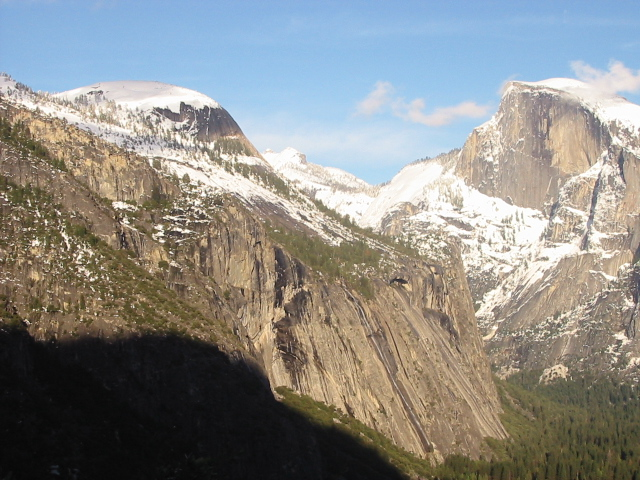
#> input picture 1.jpeg, 640 x 480 px, given in place of output.mp4, which was not available
$ python panorama2.py   (older library calls are emulated)
#> lines starting #> are read from the running program, lines starting #| are printed output that depends on the picture; pictures that were not available may be replaced by others from this repository, and a replacement may not be noted
import cv2
import numpy as np
import os
import math

# [69 lines left out: functions required_img, black_remove, image_stitching, not called in this run]


def cylindrical_warp(img,K):
    foc_len = (K[0][0] +K[1][1])/2
    cylinder = np.zeros_like(img)
    temp = np.mgrid[0:img.shape[1],0:img.shape[0]]
    x,y = temp[0],temp[1]
    # print('img p=color',img[0,0])
    theta= (x- K[0][2])/foc_len # angle theta
    h = (y-K[1][2])/foc_len # height
    p = np.array([np.sin(theta),h,np.cos(theta)])
    p = p.T
    p = p.reshape(-1,3)
    image_points = K.dot(p.T).T
    points = image_points[:,:-1]/image_points[:,[-1]]
    points = points.reshape(img.shape[0],img.shape[1],-1)
    cylinder = cv2.remap(img, (points[:, :, 0]).astype(np.float32), (points[:, :, 1]).astype(np.float32), cv2.INTER_LINEAR)
    return cylinder


cap = cv2.VideoCapture('output.mp4')
img = []
K = np.array([[807.3179989, 0, 307.83299049], [0, 804.22240703, 229.03518511], [0, 0, 1]])
while(cap.isOpened()):
    ret,frame = cap.read()
#> frame is the input picture: shape (480, 640, 3); mean B, G, R 135.4, 139.3, 139.5
    img = img + [frame]
#> img = 1 item
    cv2.imshow('frame',frame)
    if cv2.waitKey(1) & 0xff == ord('q'):
#> (key q is pressed here)
        break
cap.release()
cv2.destroyAllWindows()
print('Total Frames :',len(img))
#| Total Frames : 1
orb = cv2.ORB_create(nfeatures=75)
i = 0
img1 = img[0]
img1 = cylindrical_warp(img1,K)
#> in cylindrical_warp, `p = np.array([np.sin(theta),h,np.cos(theta)])`:
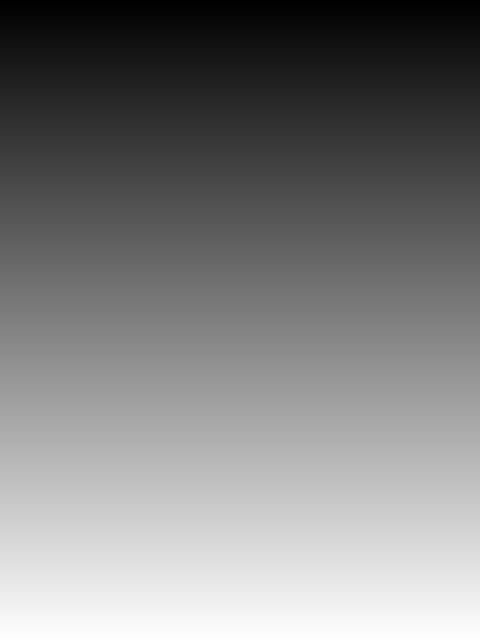
#> theta: shape (640, 480) float64; min -0.382, max 0.411, mean 0.0145; drawn with min black and max white
#> in cylindrical_warp, `cylinder = cv2.remap(img, (points[:, :, 0]).astype(np.float32), (point..`:
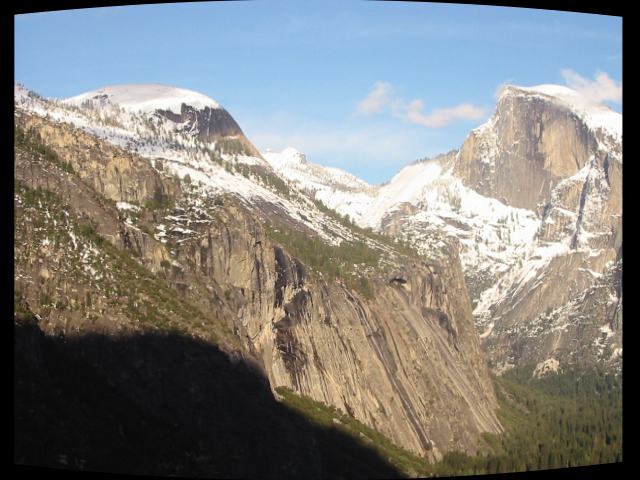
#> cylinder: shape (480, 640, 3); mean B, G, R 126.3, 129.8, 129.9
img1 = cv2.copyMakeBorder(img1,50,50,300,300, cv2.BORDER_CONSTANT)
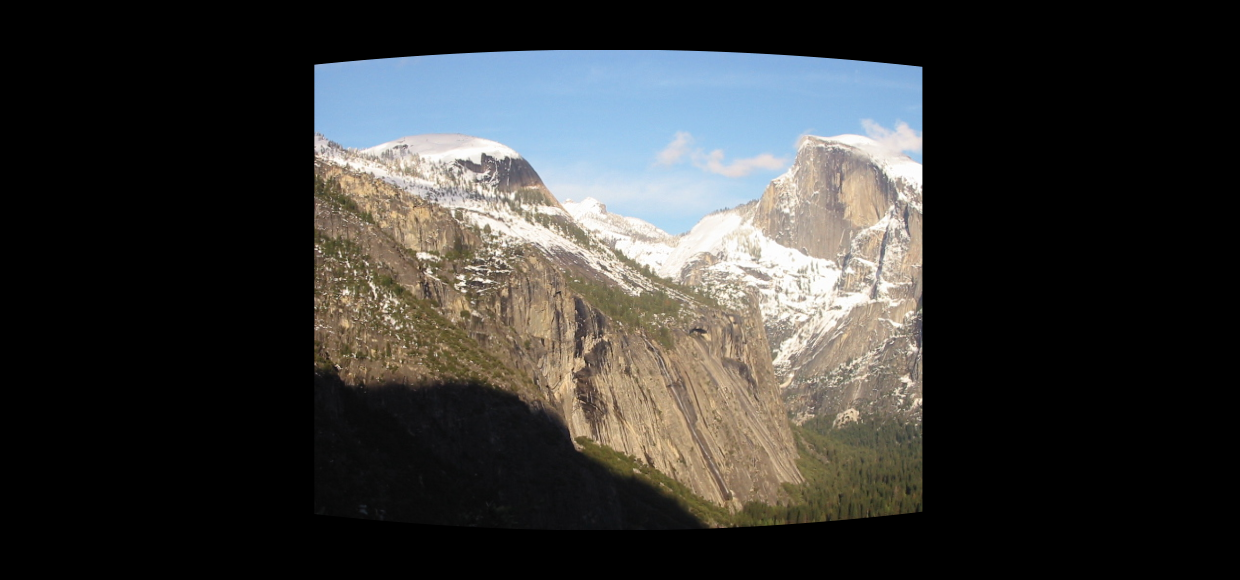
#> img1: shape (580, 1240, 3); mean B, G, R 53.9, 55.4, 55.5
canvas = np.zeros((img1.shape[0],img1.shape[1],img1.shape[2]),np.uint8)
canvas[0:img1.shape[0],0:img1.shape[1]] = img1
while i < len(img)-1:
    img2 = img[i+1]
    img2 = cylindrical_warp(img2,K)
    img2 = cv2.copyMakeBorder(img2,50,50,300,300, cv2.BORDER_CONSTANT)
    # Initiate SIFT detector
    # find the keypoints and descriptors with SIFT
    kp1, des1 = orb.detectAndCompute(img1,None)
    kp2, des2 = orb.detectAndCompute(img2,None)
    # BRUTE FORCE parameters
    bf = cv2.BFMatcher(crossCheck=False)
    matches = bf.knnMatch(des1,des2,k=2)
    pt1 = []
    pt2 = []
    good = []
    for m,n in matches:
         if m.distance < 0.7*n.distance:
             good.append(m)
    #good = sorted(good,key = lambda x:x.distance)
    #good = good[:15]
    pt1 = np.float32([kp1[m.queryIdx].pt for m in good]).reshape(-1,1,2)
    pt2 = np.float32([kp2[m.trainIdx].pt for m in good]).reshape(-1,1,2)
    pt = (pt1 - pt2)
    std = np.std(pt)
    print(i,std)
    if std > 50:
        i = i + 1
        continue
    else:

        #output = np.ones(img1.shape, dtype = 'uint8')
        M, mask = cv2.estimateAffine2D(pt1, pt2, cv2.RANSAC, ransacReprojThreshold=0.4)
        M1 = np.array([[1,0,M[0,2]],[0,1,M[1,2]]])


            #print(M1)
        stitch = image_stitching(canvas,img2,M1)
        canvas = required_img(canvas)
            # [20 lines of commented-out code are left out]
        i = i + 1
        continue
        #except:
        #    i = i + 1
        #    continue
    if 0xff == ord('q'):
        break
#> this loop made 0 passes
#> after the loop, i = 0
#> (the run stopped early here; a loop or call above may not have finished)

$ run again, on 2.jpeg
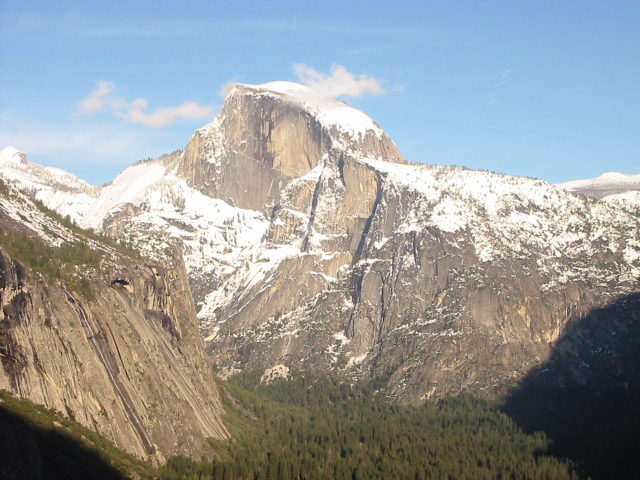
#> input picture 2.jpeg, 640 x 480 px, given in place of output.mp4, which was not available
#> frame is the input picture: shape (480, 640, 3); mean B, G, R 155.6, 155.5, 151.7
#> img = 1 item
#| Total Frames : 1
#> in cylindrical_warp, `cylinder = cv2.remap(img, (points[:, :, 0]).astype(np.float32), (point..`:
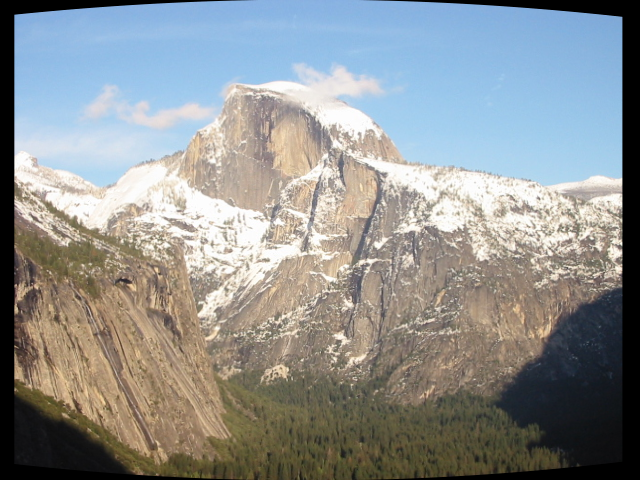
#> cylinder: shape (480, 640, 3); mean B, G, R 145, 145.2, 141.9
#> `img1 = cv2.copyMakeBorder(img1,50,50,300,300, cv2.BORDER_CONSTANT)`:
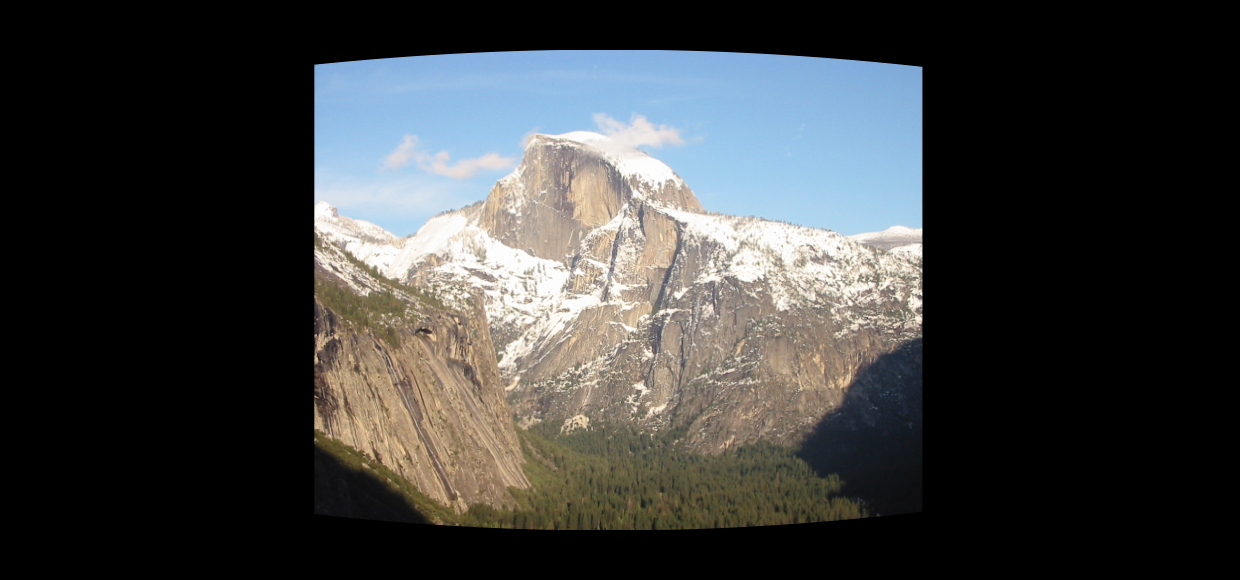
#> img1: shape (580, 1240, 3); mean B, G, R 61.9, 62, 60.6
#> after the loop `while i < len(img)-1:`: i = 0

$ run again, on 3.jpeg
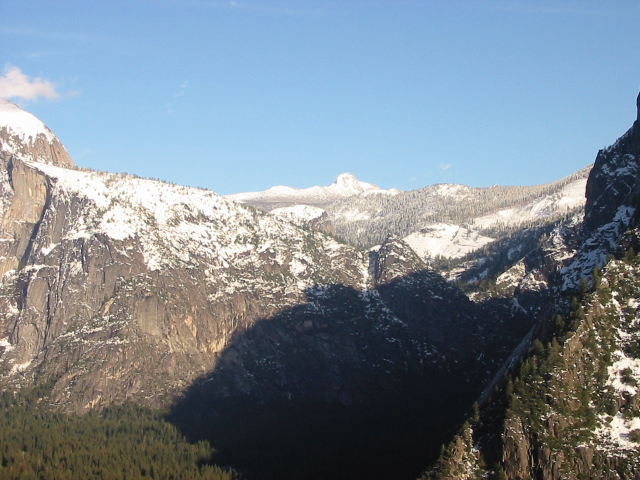
#> input picture 3.jpeg, 640 x 480 px, given in place of output.mp4, which was not available
#> frame is the input picture: shape (480, 640, 3); mean B, G, R 145.3, 135.4, 123.3
#> img = 1 item
#| Total Frames : 1
#> in cylindrical_warp, `cylinder = cv2.remap(img, (points[:, :, 0]).astype(np.float32), (point..`:
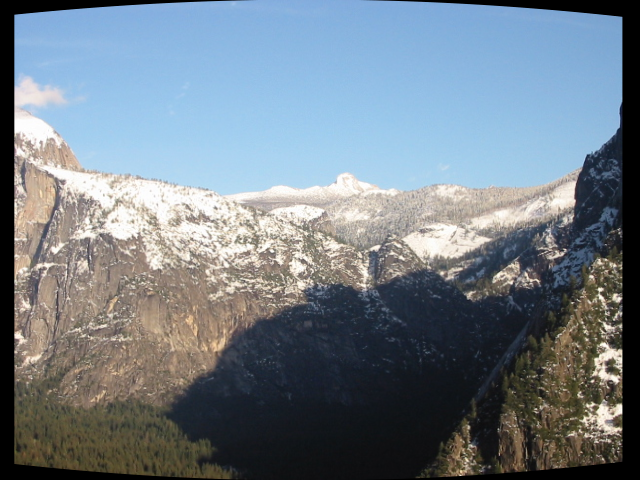
#> cylinder: shape (480, 640, 3); mean B, G, R 135.3, 125.8, 114.4
#> `img1 = cv2.copyMakeBorder(img1,50,50,300,300, cv2.BORDER_CONSTANT)`:
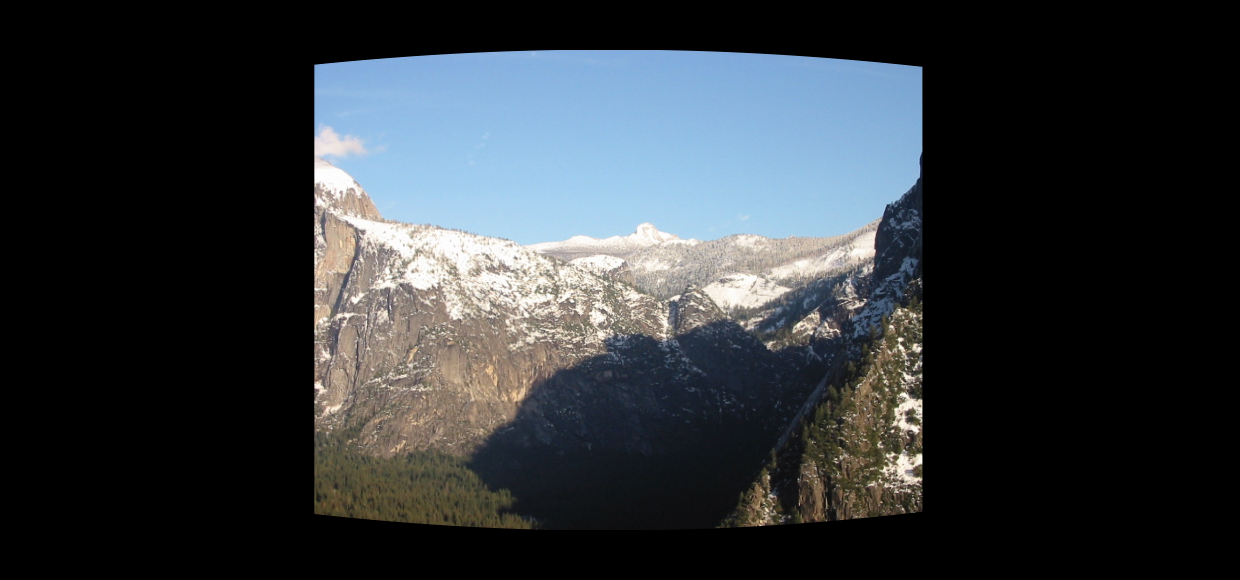
#> img1: shape (580, 1240, 3); mean B, G, R 57.8, 53.7, 48.9
#> after the loop `while i < len(img)-1:`: i = 0

$ run again, on 4.jpeg
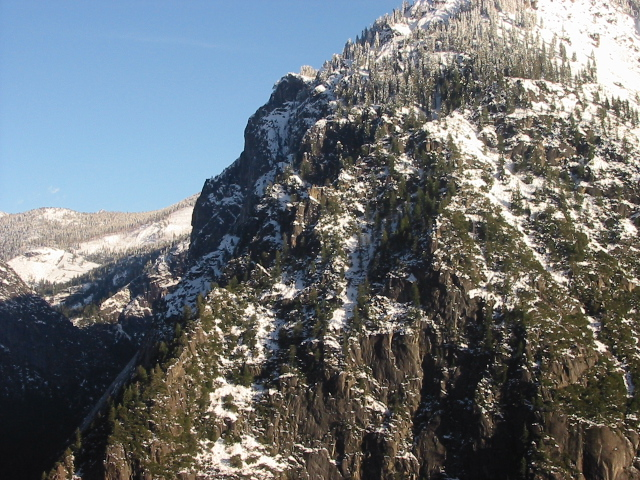
#> input picture 4.jpeg, 640 x 480 px, given in place of output.mp4, which was not available
#> frame is the input picture: shape (480, 640, 3); mean B, G, R 115.4, 112.1, 107.1
#> img = 1 item
#| Total Frames : 1
#> in cylindrical_warp, `cylinder = cv2.remap(img, (points[:, :, 0]).astype(np.float32), (point..`:
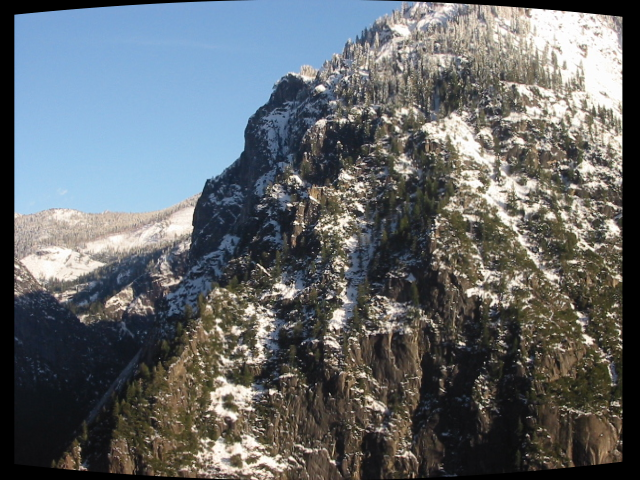
#> cylinder: shape (480, 640, 3); mean B, G, R 106.7, 103.6, 98.9
#> `img1 = cv2.copyMakeBorder(img1,50,50,300,300, cv2.BORDER_CONSTANT)`:
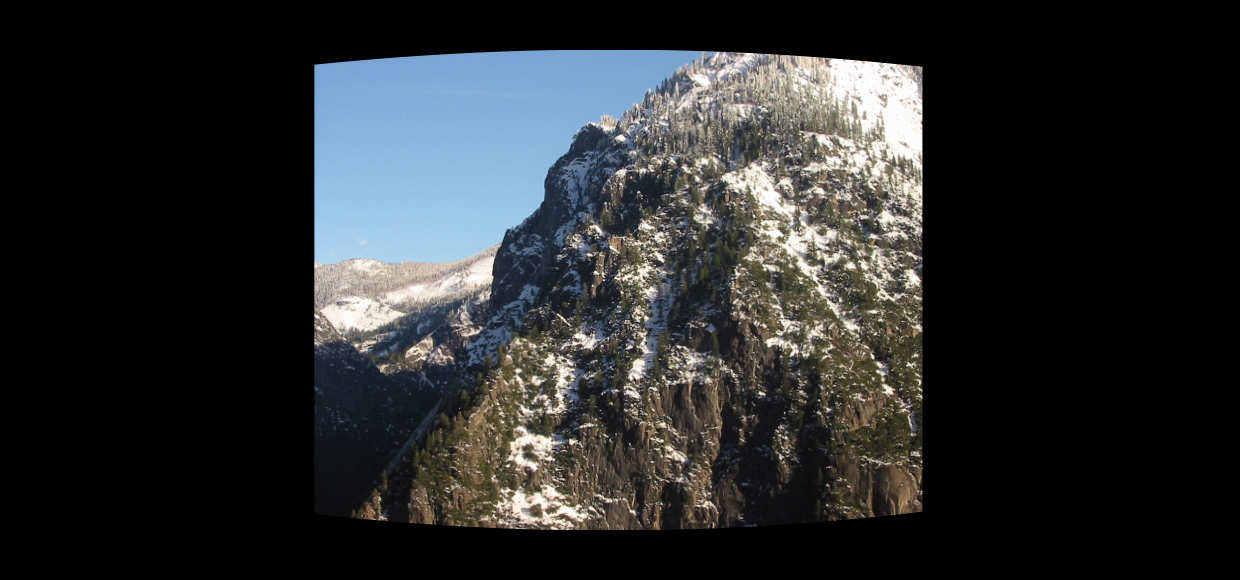
#> img1: shape (580, 1240, 3); mean B, G, R 45.6, 44.3, 42.2
#> after the loop `while i < len(img)-1:`: i = 0
